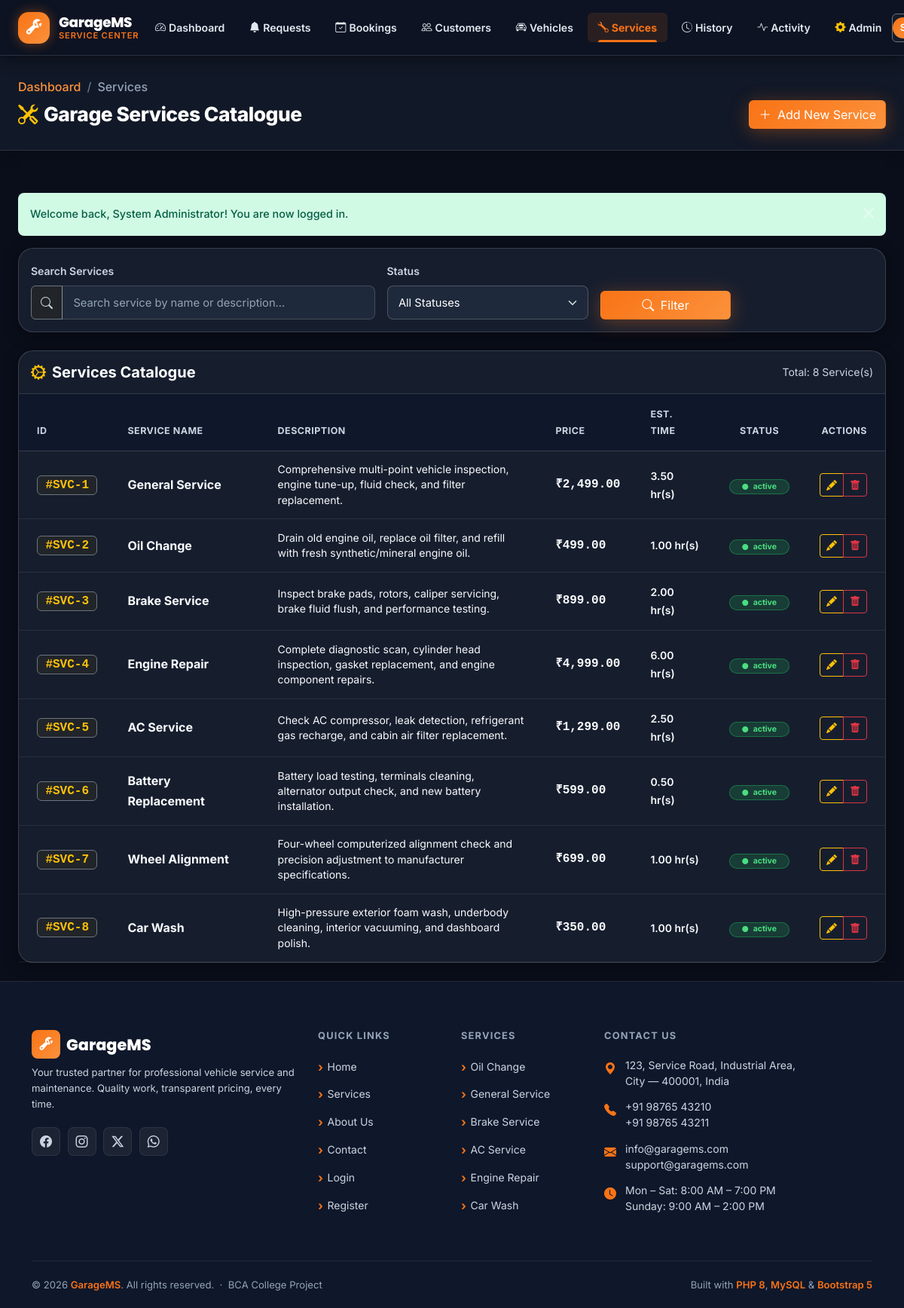
The page /services/list.php (signed in) on the database its author committed.
### tables this page shows
CREATE TABLE `services` (
    `id`             INT UNSIGNED    NOT NULL AUTO_INCREMENT,
    `service_name`   VARCHAR(100)    NOT NULL                COMMENT 'Display name of the service',
    `description`    TEXT            DEFAULT NULL            COMMENT 'Detailed description',
    `price`          DECIMAL(10, 2)  NOT NULL DEFAULT 0.00   COMMENT 'Standard price in local currency',
    `estimated_time` DECIMAL(5, 2)   DEFAULT NULL            COMMENT 'Estimated hours to complete',
    `status`         ENUM('active','inactive')
                                     NOT NULL DEFAULT 'active' COMMENT 'Whether service is bookable',
    `created_at`     TIMESTAMP       NOT NULL DEFAULT CURRENT_TIMESTAMP,
    `updated_at`     TIMESTAMP       NOT NULL DEFAULT CURRENT_TIMESTAMP
                                              ON UPDATE CURRENT_TIMESTAMP,

    PRIMARY KEY (`id`),

     
    INDEX `idx_services_status` (`status`)

);

### includes/auth.php (called while the page is built, shortened)
<?php
if (!function_exists('isLoggedIn')) {
    function isLoggedIn(): bool
    {
        return !empty($_SESSION['user_id']);
    }
}
if (!function_exists('hasRole')) {
    function hasRole(string|array $roles): bool
    {
        $userRole = currentUserRole();
        if (is_string($roles)) {
            return strtolower($userRole) === strtolower($roles);
        }
        if (is_array($roles)) {
            $allowed = array_map('strtolower', $roles);
            return in_array(strtolower($userRole), $allowed, true);
        }
        return false;
    }
}

### services/list.php (the view, shortened to what this page needs)
<?php
require_once __DIR__ . '/../includes/header.php';
$pdo = getDBConnection();
$search = trim($_GET['search'] ?? '');
$statusFilter = trim($_GET['status'] ?? 'all');
$where = [];
$params = [];
$whereClause = !empty($where) ? 'WHERE ' . implode(' AND ', $where) : '';
$sql = "SELECT * FROM services {$whereClause} ORDER BY id ASC";
try {
    $stmt = $pdo->prepare($sql);
    $stmt->execute($params);
    $services = $stmt->fetchAll();
} catch (PDOException $e) {
    error_log('[GarageMS] Services Fetch Error: ' . $e->getMessage());
    $services = [];
}
require_once __DIR__ . '/../includes/navbar.php';
?>
<div class="gms-page-header">
    <div class="container-fluid px-4">
        <nav aria-label="breadcrumb">
            <ol class="breadcrumb mb-1">
                <li class="breadcrumb-item"><a href="<?= BASE_URL ?>dashboard.php">Dashboard</a></li>
                <li class="breadcrumb-item active" aria-current="page">Services</li>
            </ol>
        </nav>
        <div class="d-flex align-items-center justify-content-between flex-wrap gap-2">
            <h1><i class="bi bi-tools me-2 text-warning"></i>Garage Services Catalogue</h1>
            <?php if (hasRole(['admin', 'staff'])): ?>
                <a href="<?= BASE_URL ?>services/add.php" class="btn btn-gms-primary">
                    <i class="bi bi-plus-lg me-1"></i> Add New Service
                </a>
            <?php endif; ?>
        </div>
    </div>
</div>
<div class="gms-page-wrapper">
    <div class="container-fluid px-4 py-4">
        <div class="card gms-panel mb-4 shadow-sm">
            <div class="card-body">
                <form method="GET" action="<?= BASE_URL ?>services/list.php" class="row g-3 align-items-end">
                    <div class="col-md-6 col-lg-5">
                        <label for="searchSvc" class="form-label fw-semibold text-muted small">Search Services</label>
                        <div class="input-group">
                            <span class="input-group-text bg-dark border-secondary text-muted"><i class="bi bi-search"></i></span>
                            <input
                                type="text"
                                id="searchSvc"
                                name="search"
                                class="form-control gms-input"
                                placeholder="Search service by name or description..."
                                value="<?= e($search) ?>"
                            >
                        </div>
                    </div>
                    <?php if (hasRole(['admin', 'staff'])): ?>
                        <div class="col-md-4 col-lg-3">
                            <label for="statusSvc" class="form-label fw-semibold text-muted small">Status</label>
                            <select id="statusSvc" name="status" class="form-select gms-input">
                                <option value="all" <?= $statusFilter === 'all' ? 'selected' : '' ?>>All Statuses</option>
                            </select>
                        </div>
                    <?php endif; ?>
                    <div class="col-md-2 d-flex gap-2">
                        <button type="submit" class="btn btn-gms-primary px-4 w-100">
                            <i class="bi bi-search me-1"></i> Filter
                        </button>
                    </div>
                </form>
            </div>
        </div>
        <?php if (hasRole('customer')): ?>
            <div class="row g-4">
                <?php if (empty($services)): ?>
                    <div class="col-12 text-center py-5 text-muted">
                        <i class="bi bi-tools display-4 d-block mb-3 opacity-50"></i>
                        <p class="h6">No active services match your criteria.</p>
                    </div>
                <?php else: ?>
                    <?php foreach ($services as $s): ?>
                        <div class="col-md-6 col-lg-4 col-xl-3">
                            <div class="card gms-panel h-100 shadow-sm p-4 d-flex flex-column justify-content-between">
                                <div>
                                    <div class="d-flex align-items-center justify-content-between mb-3">
                                        <div class="gms-service-icon">
                                            <i class="bi bi-wrench-adjustable text-warning"></i>
                                        </div>
                                        <span class="fs-5 fw-bold text-warning font-monospace">
                                            ₹<?= number_format($s['price'], 2) ?>
                                        </span>
                                    </div>
                                    <h4 class="h5 fw-bold text-light mb-2"><?= e($s['service_name']) ?></h4>
                                    <p class="text-muted small mb-3" style="min-height: 48px;">
                                        <?= e($s['description'] ?: 'Professional garage service provided by expert technicians.') ?>
                                    </p>
                                </div>
                                <div>
                                    <?php if ($s['estimated_time']): ?>
                                        <div class="small text-muted mb-3">
                                            <i class="bi bi-clock me-1 text-warning"></i> Est. Time: <?= e($s['estimated_time']) ?> hour(s)
                                        </div>
                                    <?php endif; ?>
                                    <a href="<?= BASE_URL ?>bookings/create.php?service_id=<?= $s['id'] ?>" class="btn btn-gms-primary w-100">
                                        <i class="bi bi-calendar-plus me-1"></i> Book Service
                                    </a>
                                </div>
                            </div>
                        </div>
                    <?php endforeach; ?>
                <?php endif; ?>
            </div>
        <?php else: ?>
            <div class="card gms-panel shadow-sm">
                <div class="card-header bg-transparent border-secondary py-3 d-flex align-items-center justify-content-between">
                    <h5 class="card-title mb-0 fw-bold text-light">
                        <i class="bi bi-gear-wide-connected me-2 text-warning"></i>Services Catalogue
                    </h5>
                    <span class="text-muted small">Total: <?= count($services) ?> Service(s)</span>
                </div>
                <div class="card-body p-0">
                    <div class="table-responsive">
                        <table class="table table-dark table-hover align-middle mb-0 gms-table">
                            <thead class="table-dark text-muted uppercase small">
                                <tr>
                                    <th class="ps-4">ID</th>
                                    <th>Service Name</th>
                                    <th>Description</th>
                                    <th>Price</th>
                                    <th>Est. Time</th>
                                    <th class="text-center">Status</th>
                                    <th class="pe-4 text-end">Actions</th>
                                </tr>
                            </thead>
                            <tbody>
                                <?php if (empty($services)): ?>
                                    <tr>
                                        <td colspan="7" class="text-center py-5 text-muted">
                                            <i class="bi bi-tools display-5 d-block mb-3 opacity-50"></i>
                                            <p class="h6">No services found in database.</p>
                                        </td>
                                    </tr>
                                <?php else: ?>
                                    <?php foreach ($services as $s): ?>
                                        <tr>
                                            <td class="ps-4">
                                                <span class="badge bg-dark border border-secondary text-warning font-monospace px-2.5 py-1 fw-bold fs-6">
                                                    #SVC-<?= $s['id'] ?>
                                                </span>
                                            </td>
                                            <td class="fw-bold text-white fs-6">
                                                <?= e($s['service_name']) ?>
                                            </td>
                                            <td class="text-light small" style="min-width: 220px; max-width: 380px; white-space: normal; line-height: 1.45;">
                                                <?= e($s['description'] ?: 'Standard manufacturer recommended garage service and inspection.') ?>
                                            </td>
                                            <td class="fw-bold text-warning font-monospace fs-6">
                                                ₹<?= number_format($s['price'], 2) ?>
                                            </td>
                                            <td class="small text-white fw-semibold">
                                                <?= $s['estimated_time'] ? e($s['estimated_time']) . ' hr(s)' : '1 hr' ?>
                                            </td>
                                            <td class="text-center">
                                                <?php if ($s['status'] === 'active'): ?>
                                                    <span class="badge bg-success-subtle text-success border border-success-subtle px-3 py-1.5 rounded-pill">
                                                        <i class="bi bi-circle-fill me-1" style="font-size:0.5rem;"></i> active
                                                    </span>
                                                <?php else: ?>
                                                    <span class="badge bg-secondary-subtle text-muted border border-secondary px-3 py-1.5 rounded-pill opacity-75">
                                                        <i class="bi bi-circle me-1" style="font-size:0.5rem;"></i> inactive
                                                    </span>
                                                <?php endif; ?>
                                            </td>
                                            <td class="pe-4 text-end">
                                                <div class="btn-group btn-group-sm">
                                                    <a href="<?= BASE_URL ?>services/edit.php?id=<?= $s['id'] ?>" class="btn btn-outline-warning" title="Edit Service">
                                                        <i class="bi bi-pencil-fill"></i>
                                                    </a>
                                                    <button
                                                        type="button"
                                                        class="btn btn-outline-danger"
                                                        title="Delete Service"
                                                        data-bs-toggle="modal"
                                                        data-bs-target="#deleteSvcModal<?= $s['id'] ?>"
                                                    >
                                                        <i class="bi bi-trash-fill"></i>
                                                    </button>
                                                </div>
                                            </td>
                                        </tr>
                                    <?php endforeach; ?>
                                <?php endif; ?>
                            </tbody>
                        </table>
                    </div>
                </div>
            </div>
        <?php endif; ?>
    </div>
</div>
<?php require_once __DIR__ . '/../includes/footer.php'; ?>

### rows shown on the page
services: id "1", service_name "General Service", description "Comprehensive multi-point vehicle inspection, engine tune-up, fluid check, and filter replacement.", price "2,499.00", estimated_time "3.50", status "active" (drawn)
services: id "2", service_name "Oil Change", description "Drain old engine oil, replace oil filter, and refill with fresh synthetic/mineral engine oil.", price "499.00", estimated_time "1.00", status "active" (drawn)
services: id "3", service_name "Brake Service", description "Inspect brake pads, rotors, caliper servicing, brake fluid flush, and performance testing.", price "899.00", estimated_time "2.00", status "active" (drawn)
services: id "4", service_name "Engine Repair", description "Complete diagnostic scan, cylinder head inspection, gasket replacement, and engine component repairs.", price "4,999.00", estimated_time "6.00", status "active" (drawn)
services: id "5", service_name "AC Service", description "Check AC compressor, leak detection, refrigerant gas recharge, and cabin air filter replacement.", price "1,299.00", estimated_time "2.50", status "active" (drawn)
services: id "6", service_name "Battery Replacement", description "Battery load testing, terminals cleaning, alternator output check, and new battery installation.", price "599.00", estimated_time "0.50", status "active" (drawn)
services: id "7", service_name "Wheel Alignment", description "Four-wheel computerized alignment check and precision adjustment to manufacturer specifications.", price "699.00", estimated_time "1.00", status "active" (drawn)
services: id "8", service_name "Car Wash", description "High-pressure exterior foam wash, underbody cleaning, interior vacuuming, and dashboard polish.", price "350.00", estimated_time "1.00", status "active" (drawn)

### other values the page prints
$msg "Welcome back, System Administrator! You are now logged in."
count($services) "8"
